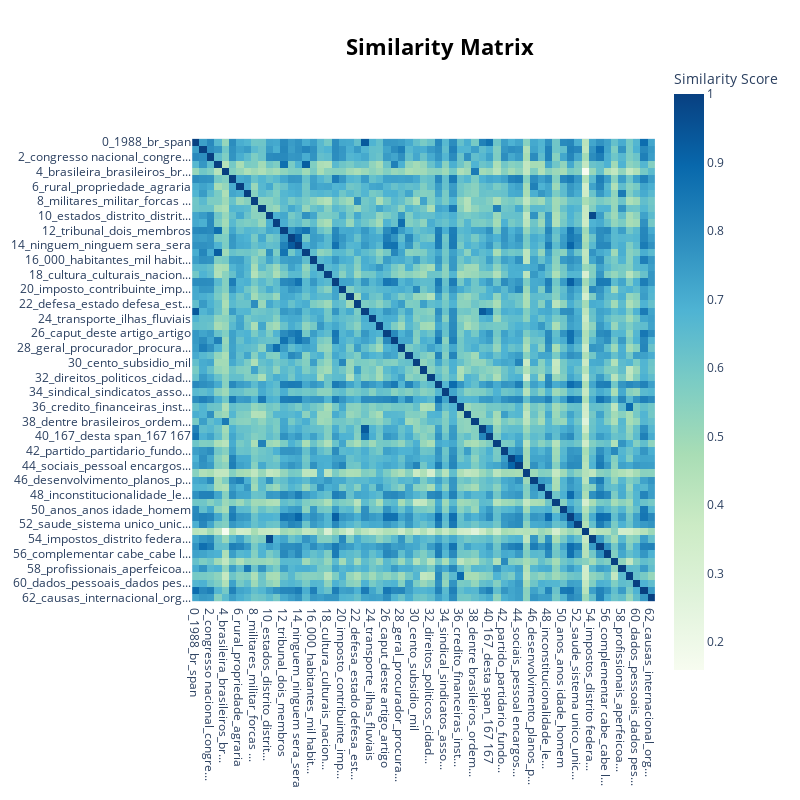

Notebook code for this chart:
### Code cell
model.visualize_heatmap()

### Figure 1 — Plotly figure (JSON) as saved in the notebook; plotly's stock layout.template omitted (floating-point values rounded to 4 significant figures; data arrays with more than 128 entries replaced by an {"elided": "..."} marker saying what was removed)
{"data": [{"coloraxis": "coloraxis", "hovertemplate": "x: %{x}<br>y: %{y}<br>Similarity Score: %{z}<extra></extra>", "name": "0", "type": "heatmap", "x": ["0_1988_br_span", "1_ministerio publico_minist...", "2_congresso nacional_congre...", "3_tribunal_juizes_tribunal ...", "4_brasileira_brasileiros_br...", "5_contribuicao_aposentadori...", "6_rural_propriedade_agraria", "7_ensino_educacao_ensino fu...", "8_militares_militar_forcas ...", "9_cargo_emprego_trabalho", "10_estados_distrito_distrit...", "11_presidente_senado federa...", "12_tribunal_dois_membros", "13_nao_despesa_receita", "14_ninguem_ninguem sera_sera", "15_justica_tribunais_region...", "16_000_habitantes_mil habit...", "17_meio ambiente_ambiente_m...", "18_cultura_culturais_nacion...", "19_desde_resolucoes_sera re...", "20_imposto_contribuinte_imp...", "21_orcamentarias_diretrizes...", "22_defesa_estado defesa_est...", "23_1988_span_br", "24_transporte_ilhas_fluviais", "25_produtos_exterior_indust...", "26_caput_deste artigo_artigo", "27_preso_transitada julgado...", "28_geral_procurador_procura...", "29_deficiencia_protecao_ate...", "30_cento_subsidio_mil", "31_policia_policias_militares", "32_direitos_politicos_cidad...", "33_divida_servico divida_de...", "34_sindical_sindicatos_asso...", "35_cargo_publico_provas", "36_credito_financeiras_inst...", "37_voto_secreto_voto secreto", "38_dentre brasileiros_ordem...", "39_br_span_1988", "40_167_desta span_167 167", "41_salario_remuneracao_dese...", "42_partido_partidario_fundo...", "43_social_seguridade_seguri...", "44_sociais_pessoal encargos...", "45_petroleo_derivados_combu...", "46_desenvolvimento_planos_p...", "47_inovacao_tecnologia_pesq...", "48_inconstitucionalidade_le...", "49_habeas_corpus_habeas cor...", "50_anos_anos idade_homem", "51_sobre lei_lei_dispora so...", "52_saude_sistema unico_unic...", "53_nucleares_danos_civil da...", "54_impostos_distrito federa...", "55_politicas_descentralizac...", "56_complementar cabe_cabe l...", "57_radiodifusao_imagens_radio", "58_profissionais_aperfeicoa...", "59_creditos_financeiro_exer...", "60_dados_pessoais_dados pes...", "61_eleicao_prefeito_governa...", "62_causas_internacional_org..."], "xaxis": "x", "y": ["0_1988_br_span", "1_ministerio publico_minist...", "2_congresso nacional_congre...", "3_tribunal_juizes_tribunal ...", "4_brasileira_brasileiros_br...", "5_contribuicao_aposentadori...", "6_rural_propriedade_agraria", "7_ensino_educacao_ensino fu...", "8_militares_militar_forcas ...", "9_cargo_emprego_trabalho", "10_estados_distrito_distrit...", "11_presidente_senado federa...", "12_tribunal_dois_membros", "13_nao_despesa_receita", "14_ninguem_ninguem sera_sera", "15_justica_tribunais_region...", "16_000_habitantes_mil habit...", "17_meio ambiente_ambiente_m...", "18_cultura_culturais_nacion...", "19_desde_resolucoes_sera re...", "20_imposto_contribuinte_imp...", "21_orcamentarias_diretrizes...", "22_defesa_estado defesa_est...", "23_1988_span_br", "24_transporte_ilhas_fluviais", "25_produtos_exterior_indust...", "26_caput_deste artigo_artigo", "27_preso_transitada julgado...", "28_geral_procurador_procura...", "29_deficiencia_protecao_ate...", "30_cento_subsidio_mil", "31_policia_policias_militares", "32_direitos_politicos_cidad...", "33_divida_servico divida_de...", "34_sindical_sindicatos_asso...", "35_cargo_publico_provas", "36_credito_financeiras_inst...", "37_voto_secreto_voto secreto", "38_dentre brasileiros_ordem...", "39_br_span_1988", "40_167_desta span_167 167", "41_salario_remuneracao_dese...", "42_partido_partidario_fundo...", "43_social_seguridade_seguri...", "44_sociais_pessoal encargos...", "45_petroleo_derivados_combu...", "46_desenvolvimento_planos_p...", "47_inovacao_tecnologia_pesq...", "48_inconstitucionalidade_le...", "49_habeas_corpus_habeas cor...", "50_anos_anos idade_homem", "51_sobre lei_lei_dispora so...", "52_saude_sistema unico_unic...", "53_nucleares_danos_civil da...", "54_impostos_distrito federa...", "55_politicas_descentralizac...", "56_complementar cabe_cabe l...", "57_radiodifusao_imagens_radio", "58_profissionais_aperfeicoa...", "59_creditos_financeiro_exer...", "60_dados_pessoais_dados pes...", "61_eleicao_prefeito_governa...", "62_causas_internacional_org..."], "yaxis": "y", "z": {"elided": "63x63 float values"}}], "layout": {"coloraxis": {"colorbar": {"title": {"text": "Similarity Score"}}, "colorscale": [[0, "rgb(247,252,240)"], [0.125, "rgb(224,243,219)"], [0.25, "rgb(204,235,197)"], [0.375, "rgb(168,221,181)"], [0.5, "rgb(123,204,196)"], [0.625, "rgb(78,179,211)"], [0.75, "rgb(43,140,190)"], [0.875, "rgb(8,104,172)"], [1, "rgb(8,64,129)"]]}, "height": 800, "hoverlabel": {"bgcolor": "white", "font": {"family": "Rockwell", "size": 16}}, "legend": {"title": {"text": "Trend"}}, "margin": {"t": 60}, "showlegend": true, "title": {"font": {"color": "Black", "size": 22}, "text": "<b>Similarity Matrix", "x": 0.55, "xanchor": "center", "y": 0.95, "yanchor": "top"}, "width": 800, "xaxis": {"anchor": "y", "constrain": "domain", "domain": [0, 1], "scaleanchor": "y"}, "yaxis": {"anchor": "x", "autorange": "reversed", "constrain": "domain", "domain": [0, 1]}}}
